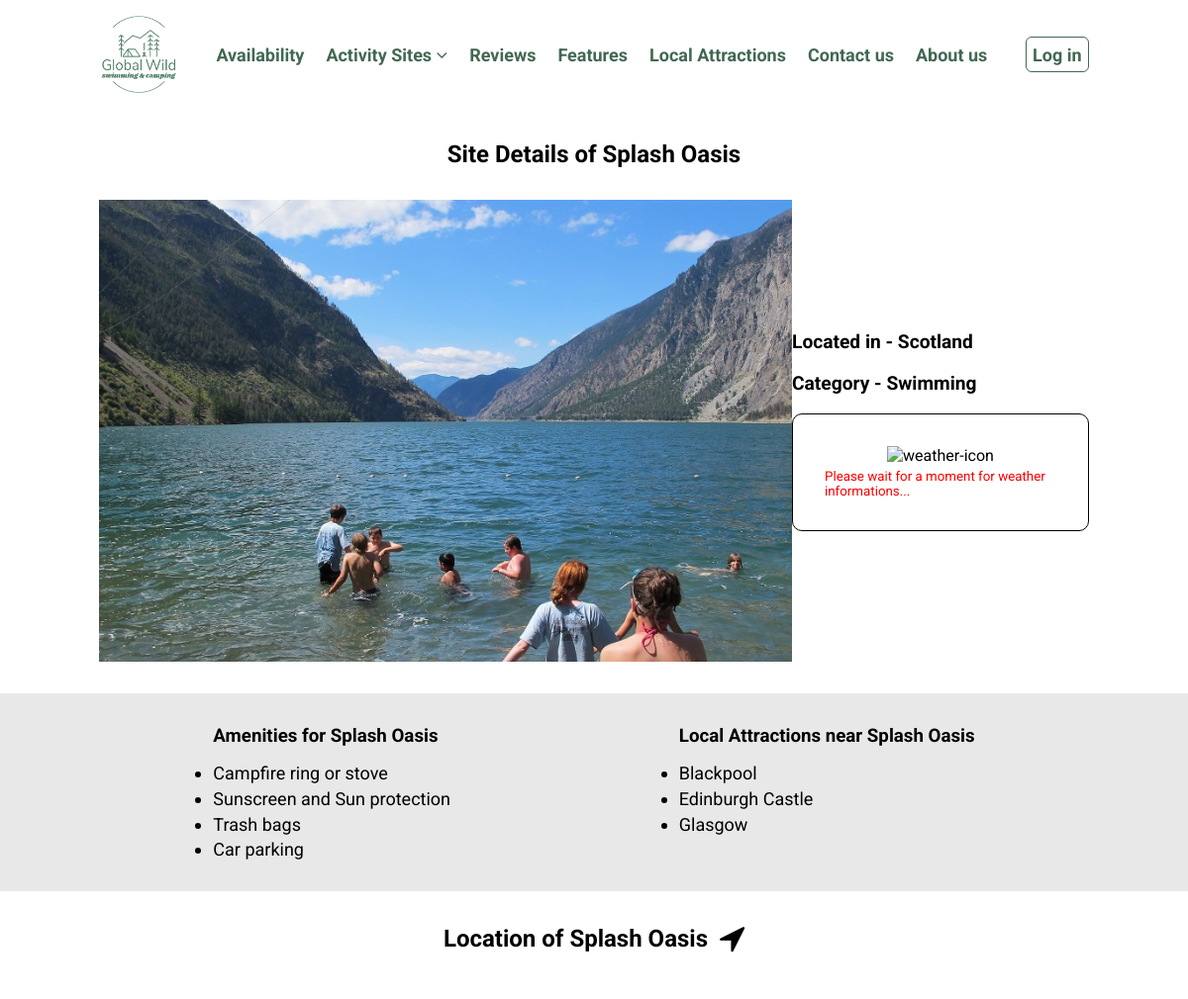
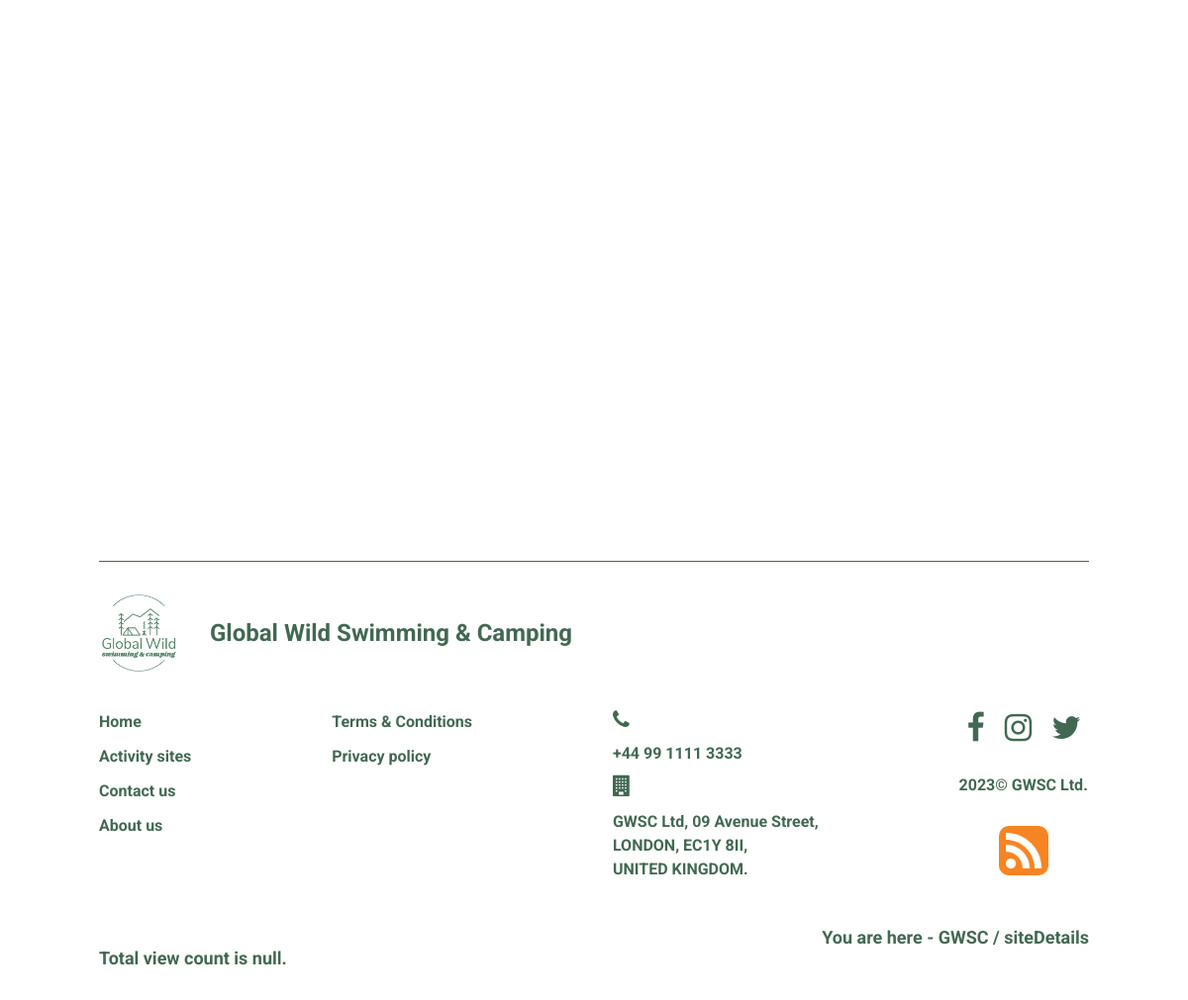
The app's page /siteDetails.php?id=1 with its own data (2 pictures, top to bottom).
### tables this page shows
CREATE TABLE `site` (
  `Site_ID` int(11) NOT NULL,
  `Name` varchar(50) NOT NULL,
  `Category` varchar(50) NOT NULL,
  `Camping_type` varchar(50) DEFAULT NULL,
  `Lat` varchar(100) NOT NULL,
  `Log` varchar(100) NOT NULL,
  `Img_name` varchar(255) NOT NULL,
  `Area_ID` int(11) NOT NULL
);

CREATE TABLE `area` (
  `Area_ID` int(11) NOT NULL,
  `Name` varchar(50) NOT NULL
);

### siteDetails.php (the view, shortened to what this page needs)
<?php
    require 'dbConfig.php';
    $id = $_GET['id'];
    try {
        $sql = "SELECT amenity.Description, site.Name, site.Lat, site.Log, site.Img_name, site.Category, site.Camping_type FROM amenity
                INNER JOIN site_amenity ON amenity.Amenity_ID = site_amenity.Amenity_ID
                INNER JOIN site ON site_amenity.Site_ID = site.Site_ID
                WHERE site.Site_ID = ?";
        $stmt = $conn->prepare($sql);
        $stmt->bind_param("i", $id);
        $stmt->execute();
        $amenResult = $stmt->get_result();
        $sql = "SELECT area.Name AS area_name, attraction.Name AS att_name FROM site
                INNER JOIN area ON site.Area_ID = area.Area_ID
                INNER JOIN attraction ON area.Area_ID = attraction.Area_ID
                WHERE site.Site_ID = ?";
        $stmt = $conn->prepare($sql);
        $stmt->bind_param("i", $id);
        $stmt->execute();
        $attResult = $stmt->get_result();
        while($row = $amenResult->fetch_object()) {
            $amenities[] = $row->Description;
            $site_name = $row->Name;
            $img = $row->Img_name;
            $cat = $row->Category;
        }
        while($row = $attResult->fetch_object()) {
            $attractions[] = $row->att_name;
            $area = $row->area_name;
        }
    } catch(Exception $e)  {
        echo $e;
    }
?>
<!DOCTYPE html>
<html lang="en">
<head>
    <link rel="stylesheet" href="myStyle.css"/>
    <link rel="stylesheet" href="https://cdn.jsdelivr.net/npm/font-awesome@4.7.0/css/font-awesome.min.css">
    <link rel="stylesheet" href="https://cdn.jsdelivr.net/npm/bootstrap-icons@1.11.1/font/bootstrap-icons.css">
    <link rel="stylesheet" href="https://unpkg.com/leaflet@1.9.4/dist/leaflet.css"
/>
</head>
<body>
    <?php include 'header.php'; ?>
    <div class="wrapper-white">
        <div class="container">
            <div class="row detail-row">
                <h2>Site Details of <?php echo $site_name; ?></h2>
            </div>
            <div class="row img-row">
                <img src="sites/<?php echo $img; ?>" alt="site-img" id="site-img">
                <div>
                    <div>
                        <p class="p-bold font-lger">Located in - <?php echo $area; ?></p>
                        <br/>
                        <p class="p-bold font-lger">Category - <?php echo $cat; ?></p>
                        <br/>
                    </div>
                    <div class="weather-call">
                        <div class="row row-icon">
                            <img src="" alt="weather-icon" id="weather-icon">
                        </div>
                        <small id="info" class="p-red">Please wait for a moment for weather informations...</small>
                    </div>
                </div>
            </div>
        </div>
    </div>
    <div class="wrapper-grey">
        <div class="container">
            <div class="row img-row att-row">
                <div>
                    <h3 class="site-head">Amenities for <?php echo $site_name; ?></h3>
                    <ul class="font-lg site-info">
                        <?php foreach($amenities as $item) { ?>
                            <li><?php echo $item; ?></li>
                        <?php } ?>
                    </ul>
                </div>
                <div>
                    <h3 class="site-head">Local Attractions near <?php echo $site_name; ?></h3>
                    <ul class="font-lg site-info">
                        <?php foreach($attractions as $item) { ?>
                            <li><?php echo $item; ?></li>
                        <?php } ?>
                    </ul>
                </div>
            </div>
        </div>
    </div>
    <div class="wrapper-white">
        <div class="container">
            <div class="row location-gwsc-title">
                <h2 class="p-black">Location of <?php echo $site_name; ?></h2>&nbsp;&nbsp;&nbsp;
                <i class="fa fa-location-arrow fa-2x p-black"></i>
            </div>
            <div class="row row-map">
                <div id="map"></div>
            </div>
        </div>
    </div>
    <?php include 'footer.php'; ?>
</body>
</html>

### header.php (shortened to what this page needs)
<div class="wrapper-white header">
    <div class="container">
        <div class="row row-header">
            <div class="logo">
                <div class="row">
                    <a href="index.php" id="logo-img"><img id="logo" src="uploads/logo.png" alt="logo"></a>
                </div>
            </div>
            <div class="nav-bar">
                <nav>
                    <ul>
                        <li><a href="availabilityCheck.php">Availability</a></li>
                        <div class="dropdown">
                            <li>
                                <a href="activitySites.php">Activity Sites&nbsp;<i class="fa fa-angle-down fa-green"></i></a>
                            </li>
                        </div>
                        <li><a href="reviews.php">Reviews</a></li>
                        <li><a href="features.php">Features</a></li>
                        <li><a href="localAttractions.php">Local Attractions</a></li>
                        <li><a href="contactUs.php">Contact us</a></li>
                        <li><a href="aboutUs.php">About us</a></li>
                    </ul>
                </nav>
            </div>
            <div class="navLogin">
                <?php if(isset($_SESSION['Customer_ID'])) { ?>
                    <div class="dropdown">
                        <img src="uploads/profile.jpg" alt="profile" id="profile">
                        <ul class="dropdown-item">
                            <li><a href="javascript:void(0)" class="deco-none p-green p-bold font-lg" id="logout">Log out</a></li>
                        </ul>
                    </div>
                <?php } else { ?>
                    <a href="login.php" class="btnLogin deco-none">Log in</a>
                <?php } ?>
            </div>
        </div>
    </div>
</div>

### footer.php
<div class="wrapper-white">
    <div class="container footer-container">
        <div class="row rowFooter">
            <a href="index.php"><img id="logo" src="uploads/logo.png" alt="logo"></a>
            <p id="foot-header" class="p-green p-bold font-xlg">Global Wild Swimming & Camping</p>
        </div>
        <div class="footer-row">
            <ul class="footer-list">
                <li class="list-none"><a href="index.php" class="p-green p-bold deco-none">Home</a></li>
                <li class="list-none"><a href="activitySites.php" class="p-green p-bold deco-none">Activity sites</a></li>
                <li class="list-none"><a href="contactUs.php" class="p-green p-bold deco-none">Contact us</a></li>
                <li class="list-none"><a href="aboutUs.php" class="p-green p-bold deco-none">About us</a></li>
            </ul>
            <ul class="footer-list">
                <li class="list-none"><a href="aboutUs.php#term-conditions" class="p-green p-bold deco-none">Terms & Conditions</a></li>
                <li class="list-none"><a href="aboutUs.php#privacy-policy" class="p-green p-bold deco-none">Privacy policy</a></li>
            </ul>
            <div class="footer-address">
                <div>
                    <i class="fa fa-phone fa-lg fa-green"></i>
                    <p class="p-green p-bold">+44 99 1111 3333</p>
                </div>
                <div>
                    <i class="fa fa-building fa-lg fa-green"></i>
                    <p id="address" class="p-green p-bold">GWSC Ltd, 09 Avenue Street,<br/> LONDON, EC1Y 8II,<br/> UNITED KINGDOM.</p>
                </div>
            </div>
            <div class="footer-social">
                <div class="footer-list">
                    <a href="https://www.facebook.com/"><i class="fa fa-facebook fa-2x fa-green"></i></a>
                    <a href="https://www.instagram.com/"><i class="fa fa-instagram fa-2x fa-green"></i></a>
                    <a href="https://twitter.com/?lang=en"><i class="fa fa-twitter fa-2x fa-green"></i></a>
                </div>
                <div class="p-green p-bold">
                    2023&copy; GWSC Ltd.
                </div>
                <div class="row rss-row">
                    <a href="RSSfeed.xml"><img src="uploads/RSS.png" alt="RSS download" id="RSS"></a>
                </div>
            </div>
        </div>
        <div class="row row-bread">
            <div>
                <p class="p-green p-bold font-lg breadcrumb">You are here - GWSC</p>
            </div>
        </div>
        <div class="row">
            <marquee behavior="" direction="" class="p-green p-bold font-lg" id="view">Total view count is </marquee>
        </div>
    </div>
</div>

### myStyle.css (style rules this page uses)
:root { --green: #426852; --white: #fff; --black: #000; --grey: #e8e8e8; --blue: rgb(0, 0, 255); --red: #f00; --sky: rgb(80, 171, 255); --navy: rgb(49, 49, 125); }
* { margin: 0; padding: 0; box-sizing: border-box; font-family: 'Roboto', sans-serif; }
.wrapper-white { width: 100%; background-color: var(--white); padding: 2rem 0; }
.wrapper-grey { width: 100%; background-color: var(--grey); padding: 2rem 0; }
.container { margin: 0 100px 0 100px; }
.row { display: flex; align-items: center; justify-content: space-between; }
.fa-green { color: var(--green); }
.p-green { color: var(--green); }
.p-black { color: var(--black); }
.p-red { color: var(--red); }
.p-bold { font-weight: bold; }
.deco-none { text-decoration-line: none; }
.list-none { list-style-type: none; }
.font-lg { font-size: large; }
.font-lger { font-size: larger; }
.font-xlg { font-size: x-large; }
.header { position: sticky; z-index: 20; top: 0; padding: 0 0; }
.navLogin { display: flex; align-items: center; justify-content: space-between; }
.logo { padding: 15px 0 15px 0; }
#logo { width: 80px; height: 80px; }
.nav-bar li:not(.dropdown-item li) { list-style-type: none; padding: 10px; }
.nav-bar li a { text-decoration-line: none; font-size: large; font-weight: bold; color: var(--green); }
.nav-bar li:not(.dropdown-item li) { border: 1.5px solid transparent; }
.nav-bar li:hover:not(.dropdown-item li), .btnLogin { border: var(--green) 1.5px solid; border-radius: 6px; }
.nav-bar ul:not(.dropdown-item) { display: inline-flex; }
.btnLogin { color: var(--green); font-size: large; font-weight: bold; }
.btnLogin { cursor: pointer; padding: 0.4rem; background: none; position: relative; overflow: hidden; z-index: 1; }
.btnLogin::before, .search-btn::before, #check-btn::before, #contact-btn::before, #filter-btn::before, .detail-btn::before { content: ""; width: 0; height: 100%; background-color: var(--green); position: absolute; top: 0; left: 0; transition: all 0.5s ease; z-index: -1; }
.check-title, .activity-title, .tent-types-title, .location-gwsc-title { justify-content: center; margin-bottom: 3rem; }
#map { width: 80%; height: 500px; z-index: 0; }
.row-map { justify-content: center; }
.row-bread { justify-content: end; }
.footer-container { padding-top: 2rem; border-top: var(--green) 1px solid; }
.rowFooter { justify-content: flex-start; margin-bottom: 2.5rem; }
#foot-header { padding: 0 0 0 2rem; }
.footer-list li, .footer-address div, .footer-address i { margin: 0 0 1rem 0; }
.footer-address #address { line-height: 1.5rem; }
.footer-social { display: flex; flex-direction: column; justify-content: flex-start; }
#RSS { width: 50px; height: auto; border-radius: 10px; }
.rss-row { justify-content: center; }
.footer-row { display: flex; justify-content: space-between; margin: 0 0 20px 0; }
.footer-social i { margin: 0 0.5rem; }
.footer-social div { margin: 0 0 2rem 0; }
.footer-list a, .dropdown-item a, .contact-form-row a, .see-row a { position: relative; }
.footer-list a::after, .dropdown-item a::after, .contact-form-row a::after, .see-row a::after { position: absolute; content: ""; width: 0%; height: 2px; background-color: var(--green); left: 0; top: 19.2px; transition: all 0.3s ease; }
.img-row { justify-content: space-around; }
.att-row { align-items: start; }
.detail-row { justify-content: center; margin-bottom: 2rem; }
.weather-call { border: 1px var(--black) solid; border-radius: 10px; padding: 2rem; }
#site-img { width: 700px; height: auto; }
.row-icon { justify-content: center; }
.site-head { margin-bottom: 1rem; }
.site-info li:not(:last-child) { margin-bottom: 0.3rem; }

### records on screen
site: Name "Splash Oasis", Img_name (picture), Category "Swimming"
area: Name "Scotland"

### other values on screen
$item "Campfire ring or stove"
$item "Sunscreen and Sun protection"
$item "Trash bags"
$item "Car parking"
$item "Blackpool"
$item "Edinburgh Castle"
$item "Glasgow"
